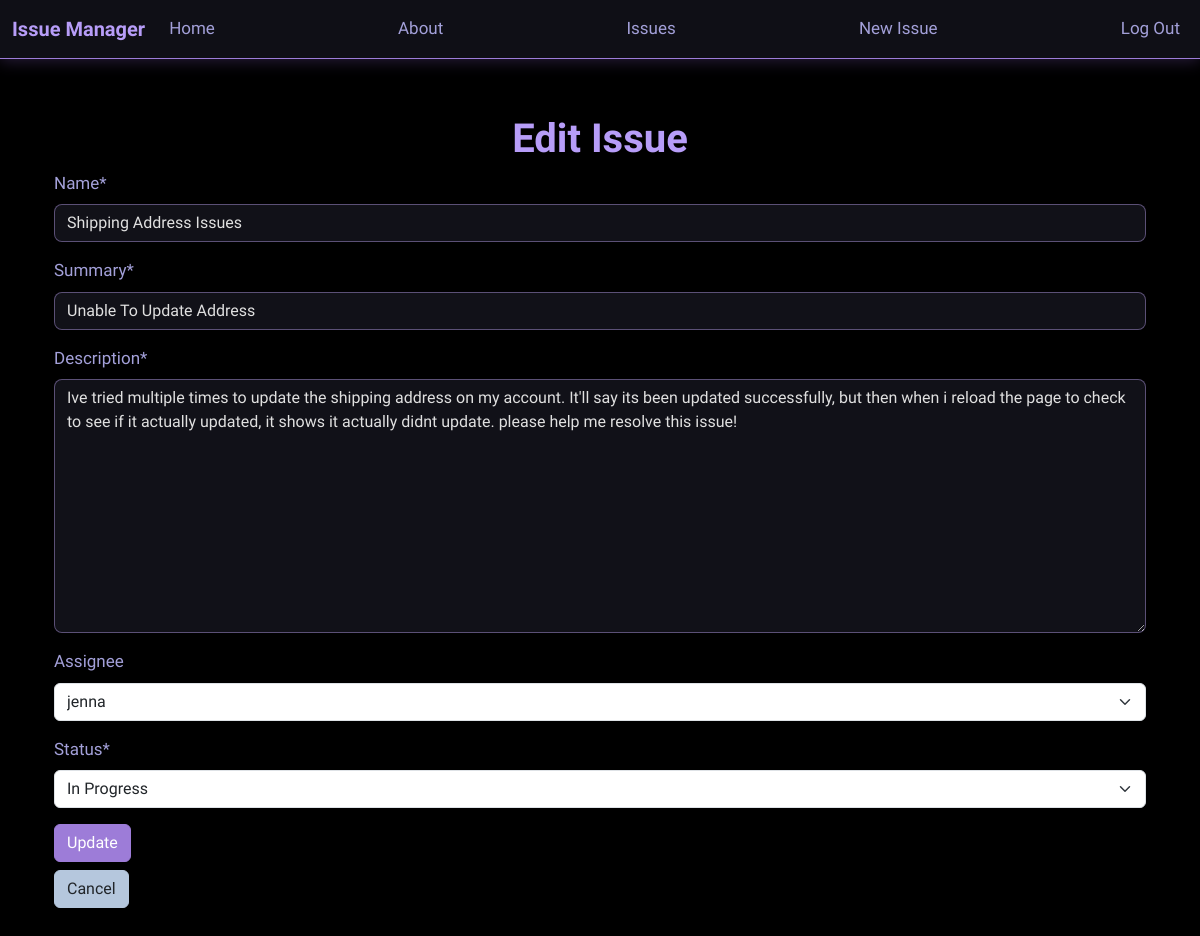
Screenshot of /issues/10/edit/ (signed in) with the database file from the repository.
### issues/models.py (models this page shows, shortened)
class Issue(models.Model):
	name = models.CharField(max_length=64)
	summary = models.CharField(max_length=128)
	description = models.TextField()
	reporter = models.ForeignKey(
		get_user_model(),
		on_delete=models.CASCADE
	)
	assignee = models.ForeignKey(
		get_user_model(),
		on_delete=models.SET_NULL,
		related_name="assignee",
		blank=True, null=True
	)
	created_on = models.DateTimeField(auto_now_add=True)
	status = models.ForeignKey(
		'Status',
		on_delete=models.CASCADE
	)
	priority = models.ForeignKey(
		'Priority',
		on_delete=models.SET_NULL, null=True
	)

class Status(models.Model):
	name = models.CharField(max_length=128)
	description = models.CharField(max_length=128)
	def __str__(self):
		return self.name

### issues/views.py (the view)
# urls.py: path("<int:pk>/edit/", IssueUpdateView.as_view(), name="issue_edit"),
class IssueUpdateView(LoginRequiredMixin, UserPassesTestMixin, UpdateView):
    model = Issue
    template_name = "issues/issue_edit.html"
    fields = ["name", "summary", "description", "assignee", "status"]
    def test_func(self):
        issue = self.get_object()
        return self.request.user == issue.reporter or self.request.user.is_staff

### templates/issues/issue_edit.html (shortened to what this page needs)
{% extends 'base.html' %}
{% load crispy_forms_tags %}
{% block content %}
<h1>Edit Issue</h1>
<form method="post">
    {{ form|crispy }}
    <button type="submit" class="btn btn-primary">Update</button>
</form>
<a href="{% url 'issue_list' %}" class="btn btn-secondary mt-2">Cancel</a>
{% endblock content %}

### static/css/base.css (style rules this page uses)
body { font-family: 'Arsenal', sans-serif; font-size: 17px; color: #f0f0f0; background-color: #000; background-image: url("https://images.unsplash.com/photo-1596818531679-96ef98b9a036?ixlib=rb-1.2.1&auto=format&fit=crop&q=80"); background-size: cover; background-position: center; background-attachment: fixed; position: relative; min-height: 100vh; }
body::before { content: ""; position: absolute; top: 0; left: 0; width: 100%; height: 100%; background-color: rgba(0, 0, 0, 0.7); z-index: -1; }
.btn-primary { background-color: #9d7cd8; border-color: #9d7cd8; }
.btn-secondary { background-color: #b5c7dd; border-color: #b5c7dd; color: #212529; }
.form-control { border-radius: 8px; border-color: rgba(181, 159, 235, 0.5); background-color: rgba(25, 25, 35, 0.7); color: #e0e0e0; }
.form-control::placeholder { color: #a0a0a0; opacity: 0.7; }
input[type="text"][name*="name"]::placeholder { content: "John Doe"; }
textarea::placeholder { content: "Type your message here..."; }
label { color: #a3a0d9; font-weight: 500; }
a { color: #b79df8; text-decoration: none; transition: color 0.3s ease; }
h1, h2, h3, h4, h5, h6 { color: #b79df8; font-weight: 700; text-align: center; text-shadow: 0px 1px 3px rgba(0, 0, 0, 0.8); }

### rows the page displays
Issue: name "Shipping Address Issues", summary "Unable To Update Address", description "Ive tried multiple times to update the shipping address on my account. It'll say its been updated successfully, but then when i reload the page to check to see if it actually updated, it shows it actually didnt update. please help me resolve this issue!", assignee "jenna", status "In Progress"
